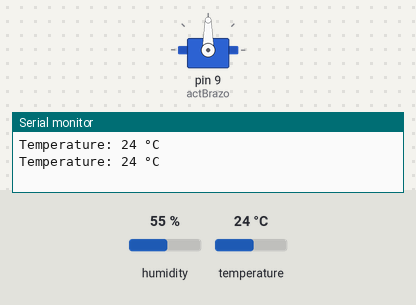
This sketch was run on a simulated Arduino Uno, built with avr-gcc and run on an emulated ATmega328P. On the bench: servo, the last lines printed to the serial monitor. The test bench sets the inputs (shaded band); at power-on: temperature 24 °C, humidity 55 %.

Above: at 3.3 s.
3.4 s: temperature set to 16 °C
8.7 s: temperature set to 13 °C
At 14.4 s:
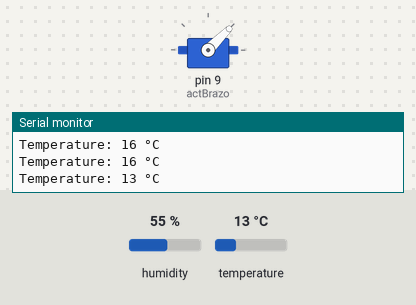
At 15.3 s:
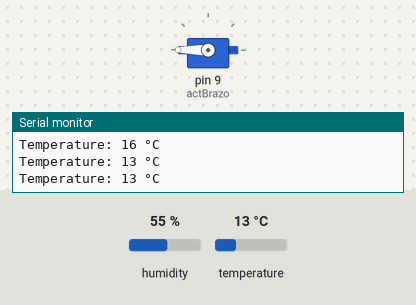
15.6 s: temperature set to 19 °C
At 17.9 s:
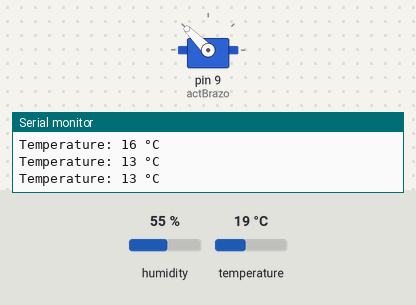
Timing chart, 0 to 20.6 s (numbered marks = the images above; inputs shaded):
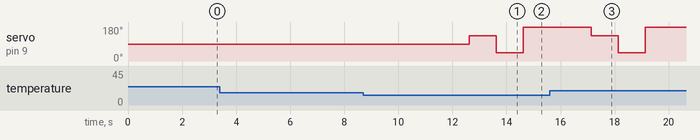

Measured:
- the behaviour switches between 15 and 14 °C on temperature (found by bisection; images 0 and 1)
- after the input at 8.7 s, servo on pin 9 (actBrazo): 90° → 135° after 3.9 s, → 45° 1.0 s later, → 180° 1.0 s later
- after the input at 15.6 s, servo on pin 9 (actBrazo): goes on until 19.1 s, then stays 180°

The sketch:

codigoRobotFriolento_0_3_0.ino
```cpp
#include "SensorTemp.h"
#include "SensorUltra.h"
#include "ActuadorServo.h"

SensorUltra sensorUltra;
SensorTemp sensorTemp;
ActuadorServo actuadorServo;

// En los setup pondremos todo lo necesario para que los sensores y actuadores funcionen
// desde los pins donde estaran conectados
// si es que es necesario el puerto serial
// entre otras cosas mas en el futuro
void setup() {
  sensorUltra.configurar();
  sensorTemp.configurar();
  actuadorServo.configurar();
}

// aqui es donde se usan los sensores y actuadores
void loop() {
  sensorUltra.leerDistancia();
  sensorUltra.reconocerDistancia();

  sensorTemp.reconocerTemp();
  sensorTemp.leerTemp();

  // si temperatura es 15
  // mover izquierda
  // si no

  if (sensorTemp.temperatura < 15) {
    actuadorServo.moverBrazo();
  }
}
```

ActuadorServo.cpp
```cpp
// biblioteca para funcionamiento del servo
#include "ActuadorServo.h"

ActuadorServo::ActuadorServo() {
}

void ActuadorServo::configurar() {
  // configurar en que pin conectar el servo
  actBrazo.attach(9);
}

void ActuadorServo::posicionBrazo() {
}

void ActuadorServo::moverBrazo() {
  actBrazo.write(saludoIzq);
  delay(1000);
  actBrazo.write(saludoDer);
  delay(1000);
  actBrazo.write(saludoNeu);
}
```

ActuadorServo.h
```cpp
//Contructores para no causar problemas en el codigo
#ifndef ACTUADOR_SERVO_H
#define ACTUADOR_SERVO_H

#include <Arduino.h>

#include <Servo.h>

//crear la clase SensorTemp
class ActuadorServo {

public:
  ActuadorServo();
  // ponerle nombre al servomotor
  Servo actBrazo;
  // establecer las 3 partes del
  // funcionamiento para el actuador
  void configurar();
  void posicionBrazo();
  void moverBrazo();

  // escribir datos para el ángulo del servomotor
  // donde estos grados de movimiento
  // seran cambiados en todas sus instancias
  int saludoIzq = 135;
  int saludoDer = 45;
  int saludoNeu = 180;
};
// destructores para no causar problemas en el codigo
#endif
```

SensorTemp.cpp
```cpp
// aqui se inluye el SensorTemp.h
// para poder traer lo ya establecido en este archivo
#include "SensorTemp.h"

// una clase que viene desde la libreria del sensor de temp
// donde se especifica que el pin de comunicacion es el 2
DHT11 dht11(2);

// se especifica la clase
SensorTemp::SensorTemp() {
}

void SensorTemp::configurar() {
  //abrir la comunicación serial
  Serial.begin(9600);
}

// que se necesita para que se reconozca la temperatura
void SensorTemp::reconocerTemp(){
  // se declara que temperature es un "int"
// int temperature;
}

// que se hace para leer la Temp
// Según el código de ejemplo
// https://github.com/dhrubasaha08/DHT11/blob/main/examples/ReadTemperature/ReadTemperature.ino#L18
void SensorTemp::leerTemp(){
  // el int de "temperature" va a ser equivalente
  // a la temperatura leida por el sensor dht11
  temperatura = dht11.readTemperature();
  // cuando la temperatura no presente algun error
if (temperatura != DHT11::ERROR_CHECKSUM && temperatura != DHT11::ERROR_TIMEOUT) {
  // se demostrara la temperatura actual en el monitor serial
        Serial.print("Temperature: ");
        Serial.print(temperatura);
        Serial.println(" °C");
        // cada 2 segundos
        delay (2000);
        // si es que esto no se cumple
    } else {
        // muestra el error en el monitor serial
        Serial.println(DHT11::getErrorString(temperatura));
    }

}
```

SensorTemp.h
```cpp
//Contructores para no causar problemas en el codigo
#ifndef SENSOR_TEMP_H
#define SENSOR_TEMP_H

#include <Arduino.h>

//incluir biblioteca hecha por Dhruba Saha
//para el funcionamiento del sensor de temperatura
#include <DHT11.h>

//crear la clase SensorTemp
class SensorTemp {

public:
  SensorTemp();
  // establecer las 3 partes del
  // funcionamiento para el sensor
  void configurar();
  void reconocerTemp();
  void leerTemp();

  int temperatura;

};
// destructores para no causar problemas en el codigo
#endif
```

SensorUltra.cpp
```cpp
// incluir .h
#include "SensorUltra.h"

SensorUltra::SensorUltra() {
}

void SensorUltra::configurar() {
  // conectar las patitas
  pinMode(trigPin, OUTPUT);
  pinMode(echoPin, INPUT);
  Serial.begin(9600);
}

void SensorUltra::reconocerDistancia() {
  // configuracion reconocimiento distancia
  digitalWrite(trigPin, HIGH);
  delayMicroseconds(10);
  digitalWrite(trigPin, LOW);
}

void SensorUltra::leerDistancia() {
  //va a leer e imprimir en el monitor serial la distancia detectada
  distancia = duracion / 58;
  if (distancia < 30) {
    persona = false;
  } else {
    Serial.print("la persona esta a: ");
  }
}
```

SensorUltra.h
```cpp
#ifndef SENSOR_ULTRA_H
#define SENSOR_ULTRA_H

#include <Arduino.h>

class SensorUltra {
public:
  int trigPin = 3;
  int echoPin = 2;
  int distancia = 0;
  int duracion = 1000;

  bool persona = false;

  SensorUltra();
  void configurar();
  void reconocerDistancia();
  void leerDistancia();
};

#endif
```
